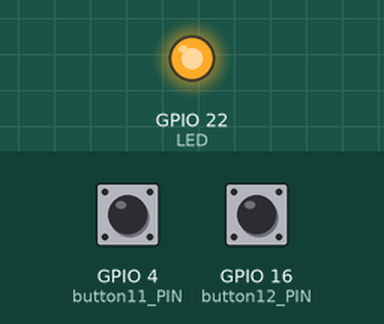
This sketch was run on a simulated ESP32. Parts: output pins drawn as LEDs (lit = HIGH). The inputs (shaded band) are chosen by the test bench; at power-on: GPIO 4 (button11_PIN) LOW, GPIO 16 (button12_PIN) LOW. USB keyboard and mouse output is not drawn; what the sketch prints to the serial monitor is not drawn.

Above: at 1.2 s.
1.3 s: GPIO 4 (button11_PIN) pulled HIGH for 0.15 s
Timing chart, 0 to 4.3 s (numbered marks = the images above; inputs shaded):
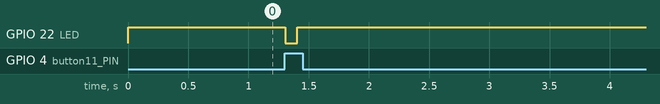

The sketch:

PageTurner.ino
```cpp
#include <BleKeyboard.h>

// shorter 15 character name seems to work better w. iPad
BleKeyboard bleKeyboard("NextSong", "DIY", 100);

#define button11_PIN 4
#define LED 22
#define button12_PIN 16


void setup() {
  pinMode(button11_PIN, INPUT_PULLDOWN);
  pinMode(button12_PIN, INPUT_PULLDOWN);
  pinMode(LED, OUTPUT);
  Serial.begin(115200);
  Serial.println("Starting BLE work!");
  bleKeyboard.begin();
}

void loop() {
  digitalWrite(LED, 1);

  static int debug = 0, counter1 = 0, counter2 = 0;
  char button1 = digitalRead(button11_PIN) == LOW;
  char button2 = digitalRead(button12_PIN) == LOW;

  if(button1) counter1++;

  if(bleKeyboard.isConnected() && !button1 && counter1 > 1)
  {
    Serial.println(counter1);

    bleKeyboard.write(counter1 < 10 ? KEY_RIGHT_ARROW : KEY_UP_ARROW);
    digitalWrite(LED, 0);
    delay(100);
    digitalWrite(LED, 1);
    bleKeyboard.releaseAll();

    counter1 = 0;
  }

  if(button2) counter2++;

  if(bleKeyboard.isConnected() && !button2 && counter2 > 1)
  {
    Serial.println(counter2);

    bleKeyboard.write(counter2 < 10 ? KEY_LEFT_ARROW : KEY_DOWN_ARROW);
    digitalWrite(LED, 0);
    delay(100);
    digitalWrite(LED, 1);
    bleKeyboard.releaseAll();

    counter2 = 0;
  }
  if(++debug % 20 == 0) Serial.println("sec");
  delay(50);
}
```

Measured:
- after the input at 1.3 s, GPIO 22 (LED): HIGH → LOW at once, → HIGH 0.10 s later
